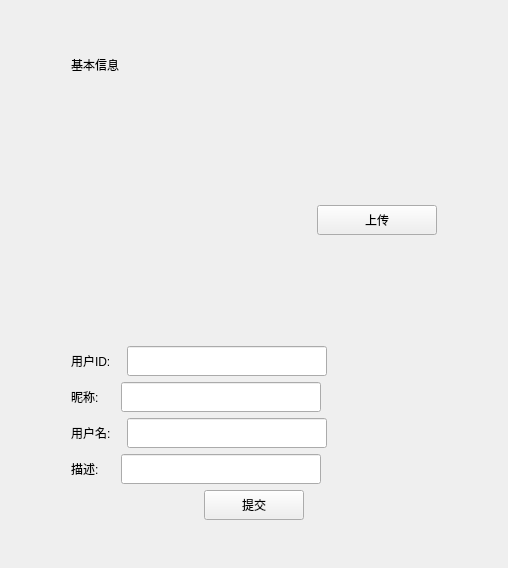
<?xml version="1.0" encoding="UTF-8"?>
<ui version="4.0">
 <class>UserInfoPage</class>
 <widget class="QWidget" name="UserInfoPage">
  <property name="geometry">
   <rect>
    <x>0</x>
    <y>0</y>
    <width>508</width>
    <height>568</height>
   </rect>
  </property>
  <property name="windowTitle">
   <string>Form</string>
  </property>
  <layout class="QHBoxLayout" name="horizontalLayout_6">
   <item>
    <spacer name="horizontalSpacer_4">
     <property name="orientation">
      <enum>Qt::Orientation::Horizontal</enum>
     </property>
     <property name="sizeHint" stdset="0">
      <size>
       <width>40</width>
       <height>20</height>
      </size>
     </property>
    </spacer>
   </item>
   <item>
    <layout class="QVBoxLayout" name="verticalLayout_2">
     <property name="leftMargin">
      <number>5</number>
     </property>
     <property name="topMargin">
      <number>5</number>
     </property>
     <property name="rightMargin">
      <number>5</number>
     </property>
     <property name="bottomMargin">
      <number>5</number>
     </property>
     <item>
      <spacer name="verticalSpacer_3">
       <property name="orientation">
        <enum>Qt::Orientation::Vertical</enum>
       </property>
       <property name="sizeType">
        <enum>QSizePolicy::Policy::Fixed</enum>
       </property>
       <property name="sizeHint" stdset="0">
        <size>
         <width>20</width>
         <height>40</height>
        </size>
       </property>
      </spacer>
     </item>
     <item>
      <widget class="QLabel" name="label_4">
       <property name="text">
        <string>基本信息</string>
       </property>
      </widget>
     </item>
     <item>
      <spacer name="verticalSpacer_4">
       <property name="orientation">
        <enum>Qt::Orientation::Vertical</enum>
       </property>
       <property name="sizeType">
        <enum>QSizePolicy::Policy::Fixed</enum>
       </property>
       <property name="sizeHint" stdset="0">
        <size>
         <width>20</width>
         <height>40</height>
        </size>
       </property>
      </spacer>
     </item>
     <item>
      <layout class="QHBoxLayout" name="horizontalLayout">
       <item>
        <widget class="QLabel" name="head_lb">
         <property name="minimumSize">
          <size>
           <width>200</width>
           <height>200</height>
          </size>
         </property>
         <property name="maximumSize">
          <size>
           <width>200</width>
           <height>200</height>
          </size>
         </property>
         <property name="text">
          <string/>
         </property>
        </widget>
       </item>
       <item>
        <spacer name="horizontalSpacer_6">
         <property name="orientation">
          <enum>Qt::Orientation::Horizontal</enum>
         </property>
         <property name="sizeType">
          <enum>QSizePolicy::Policy::Fixed</enum>
         </property>
         <property name="sizeHint" stdset="0">
          <size>
           <width>40</width>
           <height>20</height>
          </size>
         </property>
        </spacer>
       </item>
       <item>
        <widget class="QPushButton" name="up_btn">
         <property name="minimumSize">
          <size>
           <width>120</width>
           <height>30</height>
          </size>
         </property>
         <property name="maximumSize">
          <size>
           <width>120</width>
           <height>30</height>
          </size>
         </property>
         <property name="text">
          <string>上传</string>
         </property>
        </widget>
       </item>
      </layout>
     </item>
     <item>
      <spacer name="verticalSpacer_2">
       <property name="orientation">
        <enum>Qt::Orientation::Vertical</enum>
       </property>
       <property name="sizeType">
        <enum>QSizePolicy::Policy::Fixed</enum>
       </property>
       <property name="sizeHint" stdset="0">
        <size>
         <width>20</width>
         <height>20</height>
        </size>
       </property>
      </spacer>
     </item>
     <item>
      <layout class="QHBoxLayout" name="horizontalLayout_2">
       <item>
        <widget class="QLabel" name="uid_label">
         <property name="text">
          <string>用户ID:   </string>
         </property>
        </widget>
       </item>
       <item>
        <widget class="QLineEdit" name="uid_ed">
         <property name="minimumSize">
          <size>
           <width>200</width>
           <height>30</height>
          </size>
         </property>
         <property name="maximumSize">
          <size>
           <width>200</width>
           <height>30</height>
          </size>
         </property>
         <property name="readOnly">
          <bool>true</bool>
         </property>
        </widget>
       </item>
       <item>
        <spacer name="horizontalSpacer_uid">
         <property name="orientation">
          <enum>Qt::Orientation::Horizontal</enum>
         </property>
         <property name="sizeHint" stdset="0">
          <size>
           <width>40</width>
           <height>20</height>
          </size>
         </property>
        </spacer>
       </item>
      </layout>
     </item>
     <item>
      <layout class="QHBoxLayout" name="horizontalLayout_2a">
       <item>
        <widget class="QLabel" name="label">
         <property name="text">
          <string>昵称:     </string>
         </property>
        </widget>
       </item>
       <item>
        <widget class="QLineEdit" name="nick_ed">
         <property name="minimumSize">
          <size>
           <width>200</width>
           <height>30</height>
          </size>
         </property>
         <property name="maximumSize">
          <size>
           <width>200</width>
           <height>30</height>
          </size>
         </property>
        </widget>
       </item>
       <item>
        <spacer name="horizontalSpacer">
         <property name="orientation">
          <enum>Qt::Orientation::Horizontal</enum>
         </property>
         <property name="sizeHint" stdset="0">
          <size>
           <width>40</width>
           <height>20</height>
          </size>
         </property>
        </spacer>
       </item>
      </layout>
     </item>
     <item>
      <layout class="QHBoxLayout" name="horizontalLayout_3">
       <item>
        <widget class="QLabel" name="label_2">
         <property name="text">
          <string>用户名:   </string>
         </property>
        </widget>
       </item>
       <item>
        <widget class="QLineEdit" name="name_ed">
         <property name="minimumSize">
          <size>
           <width>200</width>
           <height>30</height>
          </size>
         </property>
         <property name="maximumSize">
          <size>
           <width>200</width>
           <height>30</height>
          </size>
         </property>
        </widget>
       </item>
       <item>
        <spacer name="horizontalSpacer_2">
         <property name="orientation">
          <enum>Qt::Orientation::Horizontal</enum>
         </property>
         <property name="sizeHint" stdset="0">
          <size>
           <width>40</width>
           <height>20</height>
          </size>
         </property>
        </spacer>
       </item>
      </layout>
     </item>
     <item>
      <layout class="QHBoxLayout" name="horizontalLayout_4">
       <item>
        <widget class="QLabel" name="label_3">
         <property name="text">
          <string>描述:     </string>
         </property>
        </widget>
       </item>
       <item>
        <widget class="QLineEdit" name="desc_ed">
         <property name="minimumSize">
          <size>
           <width>200</width>
           <height>30</height>
          </size>
         </property>
         <property name="maximumSize">
          <size>
           <width>200</width>
           <height>30</height>
          </size>
         </property>
        </widget>
       </item>
       <item>
        <spacer name="horizontalSpacer_3">
         <property name="orientation">
          <enum>Qt::Orientation::Horizontal</enum>
         </property>
         <property name="sizeHint" stdset="0">
          <size>
           <width>40</width>
           <height>20</height>
          </size>
         </property>
        </spacer>
       </item>
      </layout>
     </item>
     <item>
      <layout class="QHBoxLayout" name="horizontalLayout_5">
       <item>
        <widget class="QPushButton" name="submit_btn">
         <property name="minimumSize">
          <size>
           <width>100</width>
           <height>30</height>
          </size>
         </property>
         <property name="maximumSize">
          <size>
           <width>100</width>
           <height>30</height>
          </size>
         </property>
         <property name="text">
          <string>提交</string>
         </property>
        </widget>
       </item>
      </layout>
     </item>
     <item>
      <spacer name="verticalSpacer">
       <property name="orientation">
        <enum>Qt::Orientation::Vertical</enum>
       </property>
       <property name="sizeHint" stdset="0">
        <size>
         <width>20</width>
         <height>40</height>
        </size>
       </property>
      </spacer>
     </item>
    </layout>
   </item>
   <item>
    <spacer name="horizontalSpacer_5">
     <property name="orientation">
      <enum>Qt::Orientation::Horizontal</enum>
     </property>
     <property name="sizeHint" stdset="0">
      <size>
       <width>40</width>
       <height>20</height>
      </size>
     </property>
    </spacer>
   </item>
  </layout>
 </widget>
 <resources/>
 <connections/>
</ui>
